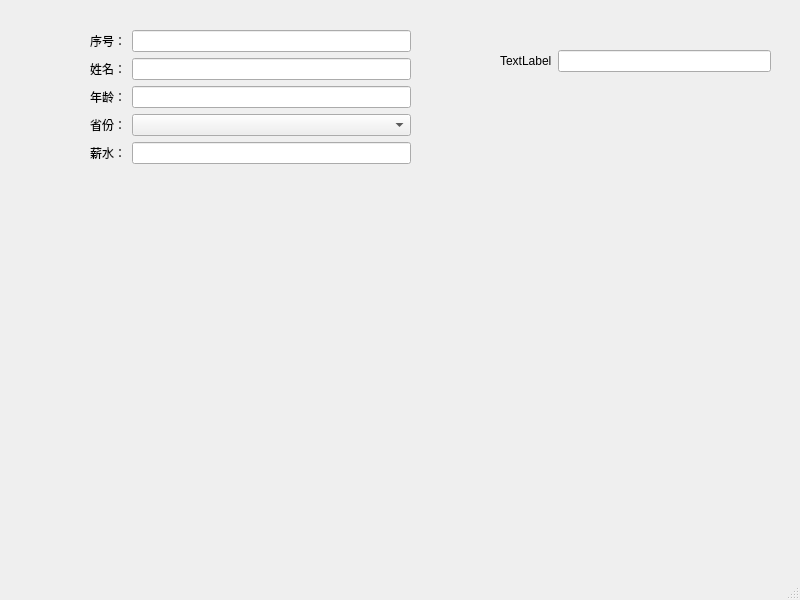
<?xml version="1.0" encoding="UTF-8"?>
<ui version="4.0">
 <class>MainWindow</class>
 <widget class="QMainWindow" name="MainWindow">
  <property name="geometry">
   <rect>
    <x>0</x>
    <y>0</y>
    <width>800</width>
    <height>600</height>
   </rect>
  </property>
  <property name="windowTitle">
   <string>MainWindow</string>
  </property>
  <widget class="QWidget" name="centralwidget">
   <widget class="QWidget" name="formLayoutWidget">
    <property name="geometry">
     <rect>
      <x>500</x>
      <y>50</y>
      <width>271</width>
      <height>241</height>
     </rect>
    </property>
    <layout class="QFormLayout" name="formLayout_2">
     <item row="0" column="0">
      <widget class="QLabel" name="label_6">
       <property name="text">
        <string>TextLabel</string>
       </property>
      </widget>
     </item>
     <item row="0" column="1">
      <widget class="QLineEdit" name="lineEdit_4"/>
     </item>
    </layout>
   </widget>
   <widget class="QWidget" name="">
    <property name="geometry">
     <rect>
      <x>90</x>
      <y>30</y>
      <width>321</width>
      <height>181</height>
     </rect>
    </property>
    <layout class="QFormLayout" name="formLayout">
     <item row="0" column="0">
      <widget class="QLabel" name="label">
       <property name="text">
        <string>序号：</string>
       </property>
      </widget>
     </item>
     <item row="0" column="1">
      <widget class="QLineEdit" name="lineEdit"/>
     </item>
     <item row="1" column="1">
      <widget class="QLineEdit" name="lineEdit_2"/>
     </item>
     <item row="2" column="0">
      <widget class="QLabel" name="label_3">
       <property name="text">
        <string>年龄：</string>
       </property>
      </widget>
     </item>
     <item row="2" column="1">
      <widget class="QLineEdit" name="lineEdit_3"/>
     </item>
     <item row="3" column="0">
      <widget class="QLabel" name="label_4">
       <property name="text">
        <string>省份：</string>
       </property>
      </widget>
     </item>
     <item row="3" column="1">
      <widget class="QComboBox" name="comboBox"/>
     </item>
     <item row="4" column="0">
      <widget class="QLabel" name="label_5">
       <property name="text">
        <string>薪水：</string>
       </property>
      </widget>
     </item>
     <item row="4" column="1">
      <widget class="QLineEdit" name="lineEdit_5"/>
     </item>
     <item row="1" column="0">
      <widget class="QLabel" name="label_2">
       <property name="text">
        <string>姓名：</string>
       </property>
      </widget>
     </item>
    </layout>
   </widget>
  </widget>
  <widget class="QMenuBar" name="menubar">
   <property name="geometry">
    <rect>
     <x>0</x>
     <y>0</y>
     <width>800</width>
     <height>26</height>
    </rect>
   </property>
  </widget>
  <widget class="QStatusBar" name="statusbar"/>
 </widget>
 <resources/>
 <connections/>
</ui>
